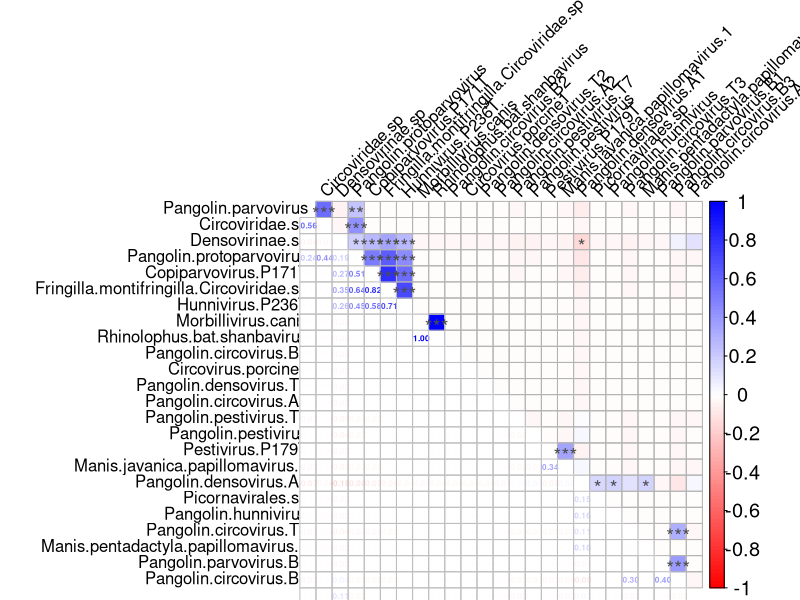
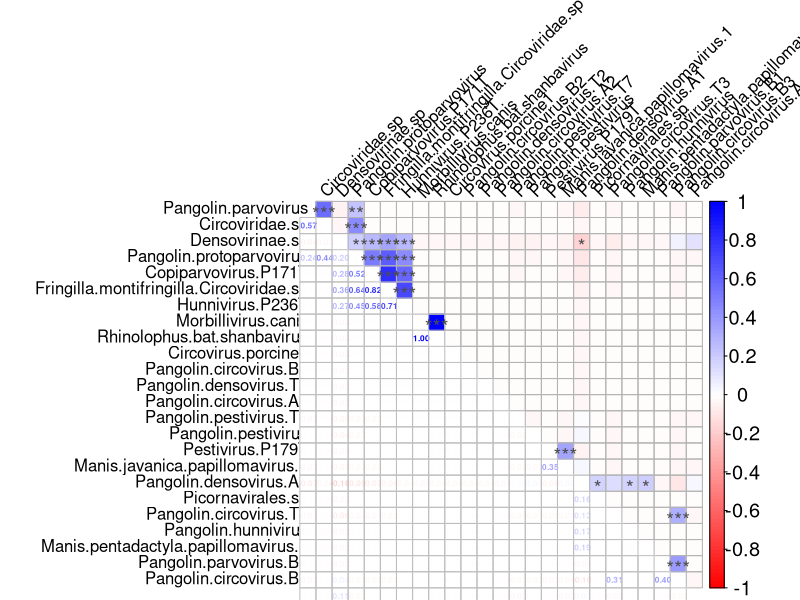

Write R code to recreate these figures, in order.
library(corrplot)
library(ggplot2)
library(ggpubr)
rm(list = ls())


cor_data <- read.table("healthy_pangolin_virus_rpm.csv", header = TRUE,sep = ",")
#pearson：
cor_pearson <- cor (cor_data, method="pearson")
cor_pearson_Res = cor.mtest(cor_data, method="pearson", conf.level = 0.95)
write.csv(cor_pearson, "cor_pearson.csv",row.names = TRUE)
write.csv(cor_pearson_Res$p, "pearson_P.csv",row.names = TRUE)


addcol <- colorRampPalette(c("red", "white", "blue"))
pdf("correlation-pearson-RPM.pdf", width = 15, height = 15)
corrplot(cor_pearson, method = "circle",col = addcol(100),
         tl.col = "black", tl.cex = 1, tl.srt = 45,tl.pos = "lt", 
         p.mat=cor_pearson_Res$p, diag = FALSE, type = 'upper',
         sig.level = c(0.001, 0.01, 0.05), pch.cex = 1.2,
         insig = 'label_sig', pch.col = 'grey30',
         order = 'AOE', addgrid.col = "grey70", cl.cex = 1.2)
corrplot(cor_pearson, method = "number", diag = FALSE,type = "lower",col = addcol(100), 
         tl.col = "n", tl.cex = 1, tl.pos = "n", order = 'AOE',
         add = T, number.cex = 0.8,cl.pos = "n")
dev.off()
#kendall；
cor_kendall <- cor (cor_data, method="kendall")
cor_kendall_Res = cor.mtest(cor_data, method="kendall", conf.level = 0.95)

addcol <- colorRampPalette(c("red", "white", "blue"))
corrplot(cor_kendall, method = "color",col = addcol(100),
         tl.col = "black", tl.cex = 1, tl.srt = 45,tl.pos = "lt", 
         p.mat=cor_kendall_Res$p, diag = FALSE, type = 'upper',
         sig.level = c(0.001, 0.01, 0.05), pch.cex = 1.2,
         insig = 'label_sig', pch.col = 'grey30',
         order = 'AOE', addgrid.col = "grey70", cl.cex = 1.2)

corrplot(cor_kendall, method = "number", diag = FALSE, type = "lower",col = addcol(100), 
         tl.col = "n", tl.cex = 1, tl.pos = "n", order = 'AOE',
         add = T, number.cex = 0.5)


 #spearman：
cor_spearman <- cor (cor_data, method="spearman")
cor_spearman_Res = cor.mtest(cor_data, method="spearman", conf.level = 0.95)

addcol <- colorRampPalette(c("red", "white", "blue"))
corrplot(cor_spearman, method = "color",col = addcol(100),
         tl.col = "black", tl.cex = 1, tl.srt = 45,tl.pos = "lt", 
         p.mat=cor_spearman_Res$p, diag = FALSE, type = 'upper',
         sig.level = c(0.001, 0.01, 0.05), pch.cex = 1.2,
         insig = 'label_sig', pch.col = 'grey30',
         order = 'AOE', addgrid.col = "grey70", cl.cex = 1.2)

corrplot(cor_spearman, method = "number",  diag = FALSE, type = "lower",col = addcol(100), 
         tl.col = "n", tl.cex = 1, tl.pos = "n", order = 'AOE',
         add = T, number.cex = 0.5)
